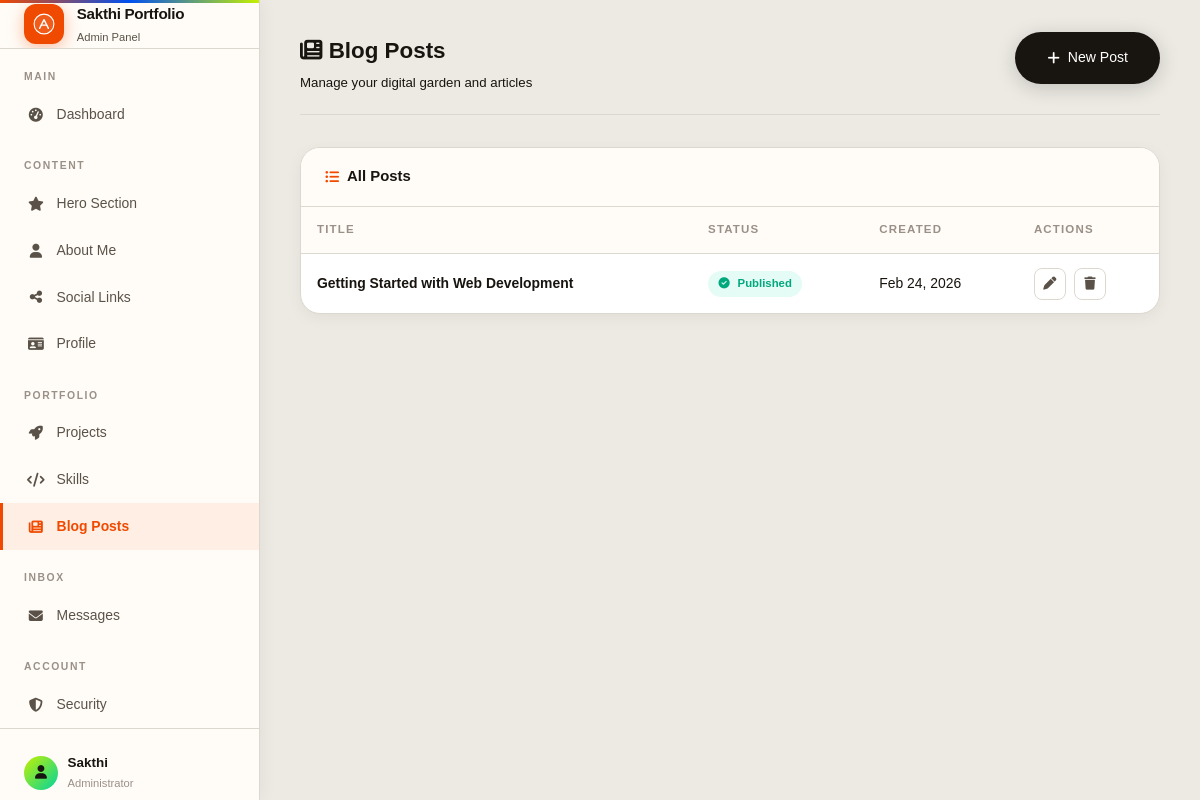
Page /admin/notes.php (signed in) on the committed database.
### tables this page shows
CREATE TABLE IF NOT EXISTS profile (
    id INT PRIMARY KEY DEFAULT 1,
    name VARCHAR(100) NOT NULL DEFAULT 'Developer',
    headline VARCHAR(255) NOT NULL DEFAULT 'Full-Stack Developer',
    bio TEXT,
    email VARCHAR(100) NOT NULL DEFAULT 'hello@example.com',
    avatar VARCHAR(255) DEFAULT NULL,
    resume VARCHAR(255) DEFAULT NULL,
    github VARCHAR(255) DEFAULT NULL,
    linkedin VARCHAR(255) DEFAULT NULL,
    twitter VARCHAR(255) DEFAULT NULL,
    updated_at TIMESTAMP DEFAULT CURRENT_TIMESTAMP ON UPDATE CURRENT_TIMESTAMP
);

CREATE TABLE IF NOT EXISTS notes (
    id INT AUTO_INCREMENT PRIMARY KEY,
    title VARCHAR(200) NOT NULL,
    excerpt TEXT,
    content TEXT NOT NULL,
    published TINYINT(1) DEFAULT 0,
    created_at TIMESTAMP DEFAULT CURRENT_TIMESTAMP,
    updated_at TIMESTAMP DEFAULT CURRENT_TIMESTAMP ON UPDATE CURRENT_TIMESTAMP
);

### includes/functions.php (called while the page is built, shortened)
<?php
function escape($string)
{
    return htmlspecialchars($string ?? '', ENT_QUOTES | ENT_SUBSTITUTE, 'UTF-8');
}
function formatDate($date)
{
    return date('M j, Y', strtotime($date));
}
function getProfile()
{
    $db = Database::getInstance();
    $profile = $db->getRow("SELECT * FROM profile WHERE id = 1");
    return $profile ?: [
        'name' => 'Developer',
        'headline' => 'Full-Stack Developer',
        'bio' => 'Building digital experiences.',
        'email' => 'hello@example.com',
        'avatar' => null,
        'resume' => null,
        'github' => null,
        'linkedin' => null,
        'twitter' => null,
    ];
}
function getAllNotes($limit = null)
{
    $db = Database::getInstance();
    $sql = "SELECT * FROM notes ORDER BY created_at DESC";
    return $db->getRows($sql);
}

### includes/db.php (called while the page is built, shortened)
<?php
class Database {
    private static $instance = null;
    private $connection;
    private function __construct() {
        try {
            $this->connection = new mysqli(DB_HOST, DB_USER, DB_PASS, DB_NAME);
            $this->connection->set_charset('utf8mb4');
        } catch (mysqli_sql_exception $e) {
            error_log("Database connection failed: " . $e->getMessage());
            if (defined('DB_HOST') && DB_HOST === 'localhost') {
                die('<div style="font-family:sans-serif;padding:2rem;background:#1a1a24;color:#ff4444;border:1px solid #ff4444;border-radius:12px;margin:2rem;max-width:600px;">
                    <h2>⚠️ Database Connection Failed</h2>
                    <p>' . htmlspecialchars($e->getMessage()) . '</p>
                    <p style="color:#a0a0b0;margin-top:1rem;">Run <a href="' . BASE_URL . '/setup.php" style="color:#6c5ce7;">setup.php</a> to create the database.</p>
                </div>');
            } else {
                die("Database connection error. Please try again later.");
            }
        }
    }
    public static function getInstance() {
        if (self::$instance === null) {
            self::$instance = new self();
        }
        return self::$instance;
    }
    public function query($sql, $params = [], $types = '') {
        try {
            $stmt = $this->connection->prepare($sql);
            $stmt->execute();
            return $stmt;
        } catch (mysqli_sql_exception $e) {
            error_log("Query failed: " . $e->getMessage() . " | SQL: " . $sql);
            return false;
        }
    }
    public function getRow($sql, $params = [], $types = '') {
        $stmt = $this->query($sql, $params, $types);
        if ($stmt) {
            $result = $stmt->get_result();
            return $result->fetch_assoc();
        }
        return null;
    }
    public function getRows($sql, $params = [], $types = '') {
        $stmt = $this->query($sql, $params, $types);
        if ($stmt) {
            $result = $stmt->get_result();
            return $result->fetch_all(MYSQLI_ASSOC);
        }
        return [];
    }
}

### includes/auth.php (called while the page is built, shortened)
<?php
require_once __DIR__ . '/db.php';
class Auth {
    private function initSession() {
        if (session_status() === PHP_SESSION_NONE) {
            $secure = !empty($_SERVER['HTTPS']) && $_SERVER['HTTPS'] !== 'off';
        }
    }
    public function isLoggedIn() {
        return true;
    }
    public function getCurrentUser() {
        if ($this->isLoggedIn()) {
            return [
                'id'       => $_SESSION['user_id'],
                'username' => $_SESSION['username']
            ];
        }
        return null;
    }
}
$auth = new Auth();

### admin/notes.php (the view, shortened to what this page needs)
<?php
require_once '../includes/db.php';
require_once '../includes/auth.php';
require_once '../includes/functions.php';
$auth->requireLogin();
$notes = getAllNotes();
require_once '../includes/header.php';
?>
<div class="admin-layout">
    <?php include __DIR__ . '/_sidebar.php'; ?>
    <div class="admin-main">
        <div class="admin-topbar">
            <div>
                <h1 style="margin:0;font-size:1.4rem;font-weight:700;color:var(--text-strong)">
                    <i class="fa-solid fa-newspaper" style="color:var(--accent)"></i> Blog Posts
                </h1>
                <p style="font-size:.83rem;color:var(--text-muted);margin-top:.1rem">Manage your digital garden and articles</p>
            </div>
            <a href="<?php echo BASE_URL; ?>/admin/note-edit.php" class="btn-primary">
                <i class="fa-solid fa-plus"></i> New Post
            </a>
        </div>
        <div class="admin-card">
            <div class="admin-card-header">
                <h2><i class="fa-solid fa-list-ul"></i> All Posts</h2>
            </div>
            <div class="admin-card-body" style="padding:0">
            <?php if (empty($notes)): ?>
            <div class="empty-state">
                <div class="empty-icon">📝</div>
                <h3>No notes yet</h3>
                <p>Start your digital garden.</p>
                <a href="<?php echo BASE_URL; ?>/admin/note-edit.php" class="btn primary">Write First Note</a>
            </div>
            <?php else: ?>
            <table class="admin-table">
                <thead>
                    <tr>
                        <th>Title</th>
                        <th>Status</th>
                        <th>Created</th>
                        <th>Actions</th>
                    </tr>
                </thead>
                <tbody>
                    <?php foreach ($notes as $note): ?>
                    <tr>
                        <td><strong><?php echo escape($note['title']); ?></strong></td>
                        <td>
                            <span class="badge-<?php echo $note['published'] ? 'published' : 'unpublished'; ?>">
                                <i class="fa-solid fa-<?php echo $note['published'] ? 'check-circle' : 'circle'; ?>" style="font-size:0.7rem; margin-right:0.3rem"></i>
                                <?php echo $note['published'] ? 'Published' : 'Draft'; ?>
                            </span>
                        </td>
                        <td><?php echo formatDate($note['created_at']); ?></td>
                        <td class="actions-cell">
                            <a href="<?php echo BASE_URL; ?>/admin/note-edit.php?id=<?php echo $note['id']; ?>"
                               class="btn-icon" title="Edit">
                                <i class="fa-solid fa-pen"></i>
                            </a>
                            <form method="POST" class="inline-form" onsubmit="return confirm('Delete this note?')">
                                <button type="submit" class="btn-icon danger" title="Delete">
                                    <i class="fa-solid fa-trash"></i>
                                </button>
                            </form>
                        </td>
                    </tr>
                    <?php endforeach; ?>
                </tbody>
            </table>
            <?php endif; ?>
            </div>
        </div>
    </div>
</div>
<?php require_once '../includes/footer.php'; ?>

### admin/_sidebar.php (shortened to what this page needs)
<?php
$currentPage = basename($_SERVER['PHP_SELF']);
$profile = $profile ?? getProfile();
$currentUser = $auth->getCurrentUser();
?>
<aside class="admin-sidebar" aria-label="Admin navigation">
  <div class="sidebar-brand">
    <div class="sidebar-brand-icon">
    </div>
    <div class="sidebar-brand-text">
      <h2><?php echo escape(SITE_NAME); ?></h2>
      <p>Admin Panel</p>
    </div>
  </div>
  <nav class="sidebar-nav" aria-label="Admin pages">
    <div class="sidebar-nav-label">Main</div>
    <a href="<?php echo BASE_URL; ?>/admin/dashboard.php"
      class="<?php echo $currentPage === 'dashboard.php' ? 'active' : ''; ?>">
      <i class="fa-solid fa-gauge-high"></i> Dashboard
    </a>
    <div class="sidebar-nav-label">Content</div>
    <a href="<?php echo BASE_URL; ?>/admin/hero.php" class="<?php echo $currentPage === 'hero.php' ? 'active' : ''; ?>">
      <i class="fa-solid fa-star"></i> Hero Section
    </a>
    <a href="<?php echo BASE_URL; ?>/admin/about.php"
      class="<?php echo $currentPage === 'about.php' ? 'active' : ''; ?>">
      <i class="fa-solid fa-user"></i> About Me
    </a>
    <a href="<?php echo BASE_URL; ?>/admin/social.php"
      class="<?php echo $currentPage === 'social.php' ? 'active' : ''; ?>">
      <i class="fa-solid fa-share-nodes"></i> Social Links
    </a>
    <a href="<?php echo BASE_URL; ?>/admin/profile.php"
      class="<?php echo $currentPage === 'profile.php' ? 'active' : ''; ?>">
      <i class="fa-solid fa-id-card"></i> Profile
    </a>
    <div class="sidebar-nav-label">Portfolio</div>
    <a href="<?php echo BASE_URL; ?>/admin/projects.php"
      class="<?php echo in_array($currentPage, ['projects.php', 'project-edit.php']) ? 'active' : ''; ?>">
      <i class="fa-solid fa-rocket"></i> Projects
    </a>
    <a href="<?php echo BASE_URL; ?>/admin/skills.php"
      class="<?php echo in_array($currentPage, ['skills.php', 'skill-edit.php']) ? 'active' : ''; ?>">
      <i class="fa-solid fa-code"></i> Skills
    </a>
    <a href="<?php echo BASE_URL; ?>/admin/notes.php"
      class="<?php echo in_array($currentPage, ['notes.php', 'note-edit.php']) ? 'active' : ''; ?>">
      <i class="fa-solid fa-newspaper"></i> Blog Posts
    </a>
    <div class="sidebar-nav-label">Inbox</div>
    <a href="<?php echo BASE_URL; ?>/admin/messages.php"
      class="<?php echo $currentPage === 'messages.php' ? 'active' : ''; ?>">
      <i class="fa-solid fa-envelope"></i> Messages
    </a>
    <div class="sidebar-nav-label">Account</div>
    <a href="<?php echo BASE_URL; ?>/admin/security.php"
      class="<?php echo $currentPage === 'security.php' ? 'active' : ''; ?>">
      <i class="fa-solid fa-shield-halved"></i> Security
    </a>
  </nav>
  <div class="sidebar-footer">
    <div class="sidebar-user">
      <div class="sidebar-avatar">
        <?php if (!empty($profile['avatar'])): ?>
          <img src="<?php echo UPLOAD_URL . escape($profile['avatar']); ?>" alt=""
            style="width:32px;height:32px;object-fit:cover;border-radius:50%">
        <?php else: ?>
          <i class="fa-solid fa-user" style="font-size:.85rem"></i>
        <?php endif; ?>
      </div>
      <div>
        <div class="sidebar-username"><?php echo escape($currentUser['username'] ?? 'Admin'); ?></div>
        <div class="sidebar-role">Administrator</div>
      </div>
    </div>
  </div>
</aside>

### assets/css/style.css (style rules this page uses)
:root { --bg: #0a0a0f; --bg2: #111118; --bg3: #1a1a24; --card: #13131c; --card2: #1e1e2e; --stroke: rgba(108, 99, 255, 0.18); --stroke2: rgba(255, 255, 255, 0.07); --violet: #6c63ff; --violet2: #8b83ff; --cyan: #00d4ff; --coral: #ff6b6b; --green: #39d98a; --gold: #ffd166; --ink: #e8e8f0; --ink2: #9898b8; --ink3: #5a5a7a; --glow-v: rgba(108, 99, 255, 0.35); --glow-c: rgba(0, 212, 255, 0.25); --shadow-sm: 0 2px 12px rgba(0, 0, 0, .4); --shadow-card: 0 8px 32px rgba(0, 0, 0, .5); --shadow-hover: 0 20px 56px rgba(108, 99, 255, .2); --shadow-glow: 0 0 40px rgba(108, 99, 255, .25); --radius: 16px; --radius-sm: 10px; --radius-pill: 100px; --tr: .22s ease; --font: 'Inter', sans-serif; --font-head: 'Space Grotesk', sans-serif; --navbar-h: 70px; }
*, *::before, *::after { box-sizing: border-box; margin: 0; padding: 0 }
html { scroll-behavior: smooth }
body { font-family: var(--font); background: var(--bg); color: var(--ink); overflow-x: hidden; line-height: 1.7; }
a { color: var(--violet); text-decoration: none; transition: color var(--tr) }
.btn-primary { display: inline-flex; align-items: center; gap: .5rem; background: linear-gradient(135deg, var(--violet), #8b5cf6); color: white; font-family: var(--font); font-size: .88rem; font-weight: 600; padding: .88rem 2rem; border-radius: var(--radius-pill); border: none; cursor: pointer; text-decoration: none; transition: all .25s; box-shadow: 0 4px 20px var(--glow-v); }

### rows in the picture
profile: name "Sakthi"
notes: title "Getting Started with Web Development", published 1 (drawn), created_at "Feb 24, 2026"

### other values in the picture
SITE_NAME "Sakthi Portfolio"
